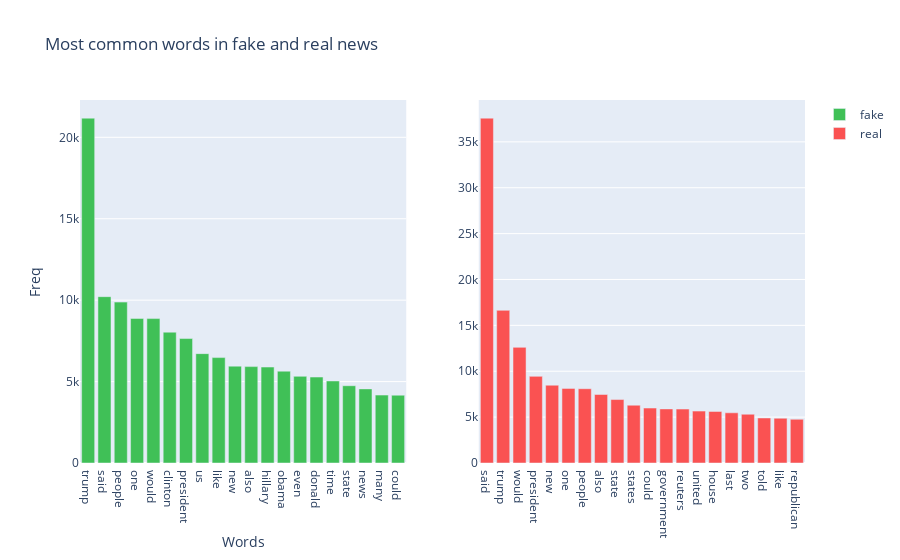

The cell this chart's notebook holds for it:
### Code cell
fig = viz_most_common_words(df)
fig.show()

### Figure 1 — Plotly figure (JSON) as saved in the notebook; plotly's stock layout.template omitted (floating-point values rounded to 4 significant figures)
{"data": [{"marker": {"color": "#40c057"}, "name": "fake", "type": "bar", "x": ["trump", "said", "people", "one", "would", "clinton", "president", "us", "like", "new", "also", "hillary", "obama", "even", "donald", "time", "state", "news", "many", "could"], "xaxis": "x", "y": [21177, 10214, 9881, 8877, 8868, 8034, 7643, 6716, 6474, 5948, 5919, 5892, 5639, 5323, 5278, 5038, 4745, 4551, 4171, 4164], "yaxis": "y"}, {"marker": {"color": "#fa5252"}, "name": "real", "type": "bar", "x": ["said", "trump", "would", "president", "new", "one", "people", "also", "state", "states", "could", "government", "reuters", "united", "house", "last", "two", "told", "like", "republican"], "xaxis": "x2", "y": [37582, 16637, 12603, 9442, 8478, 8132, 8094, 7467, 6916, 6298, 5990, 5895, 5877, 5656, 5620, 5470, 5312, 4907, 4877, 4765], "yaxis": "y2"}], "layout": {"autosize": true, "title": {"text": "Most common words in fake and real news"}, "xaxis": {"anchor": "y", "autorange": true, "domain": [0, 0.45], "range": [-0.5, 19.5], "title": {"text": "Words"}, "type": "category"}, "xaxis2": {"anchor": "y2", "autorange": true, "domain": [0.55, 1], "range": [-0.5, 19.5], "type": "category"}, "yaxis": {"anchor": "x", "autorange": true, "domain": [0, 1], "range": [0, 22290.0], "title": {"text": "Freq"}, "type": "linear"}, "yaxis2": {"anchor": "x2", "autorange": true, "domain": [0, 1], "range": [0, 39560], "type": "linear"}}}
